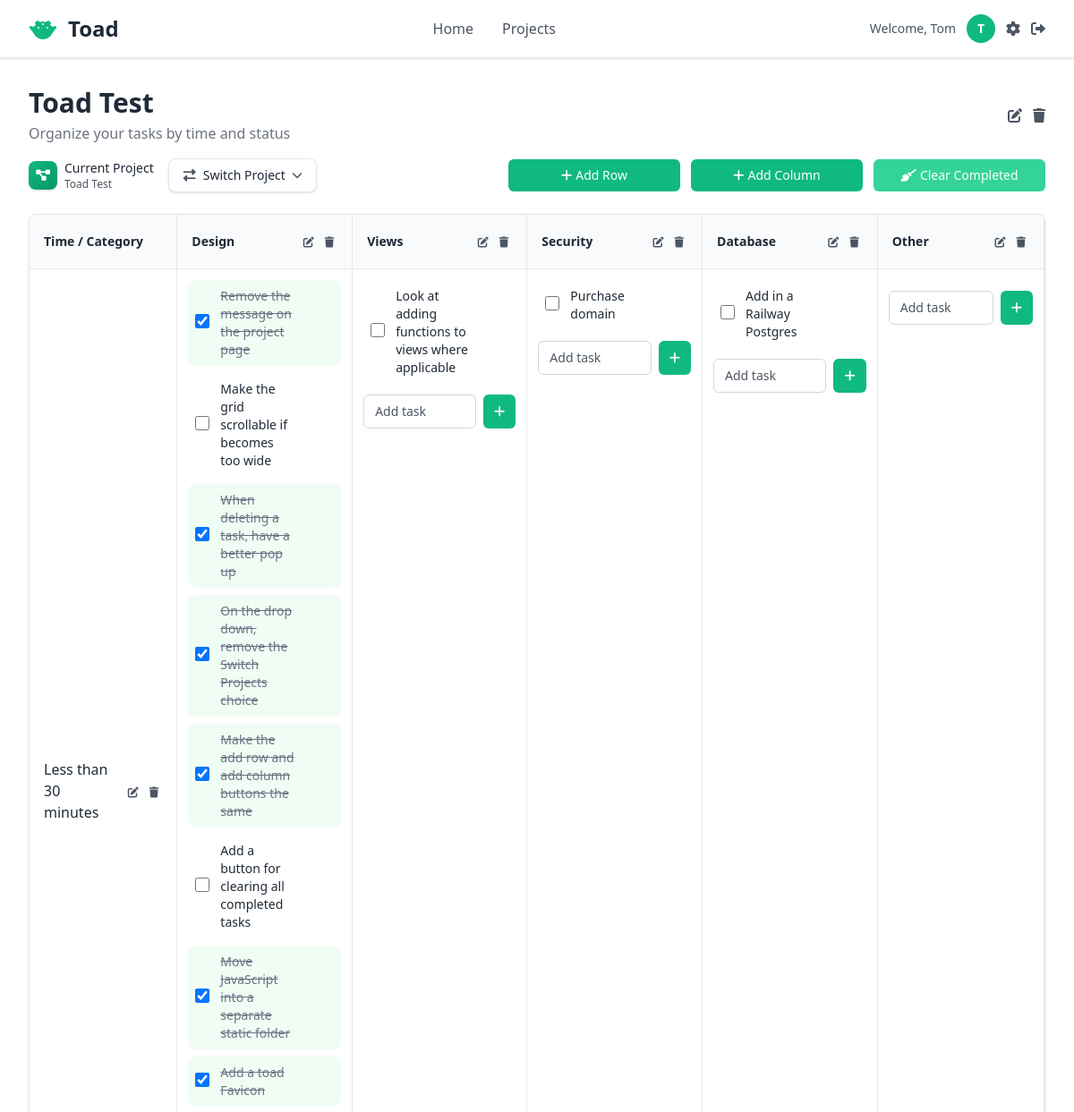
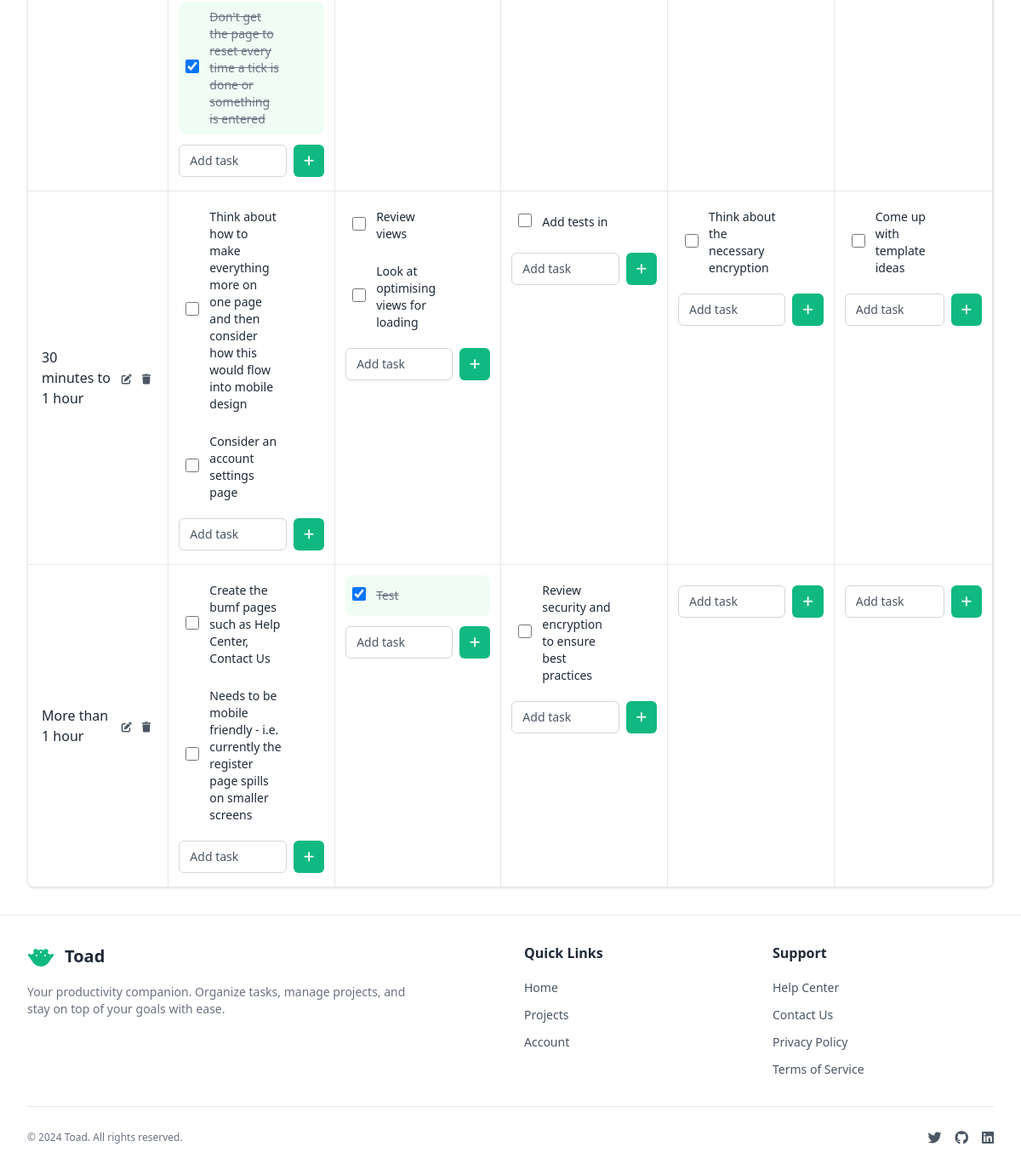
The page /projects/1/ (signed in) on the database as committed earlier (2 pictures, top to bottom).
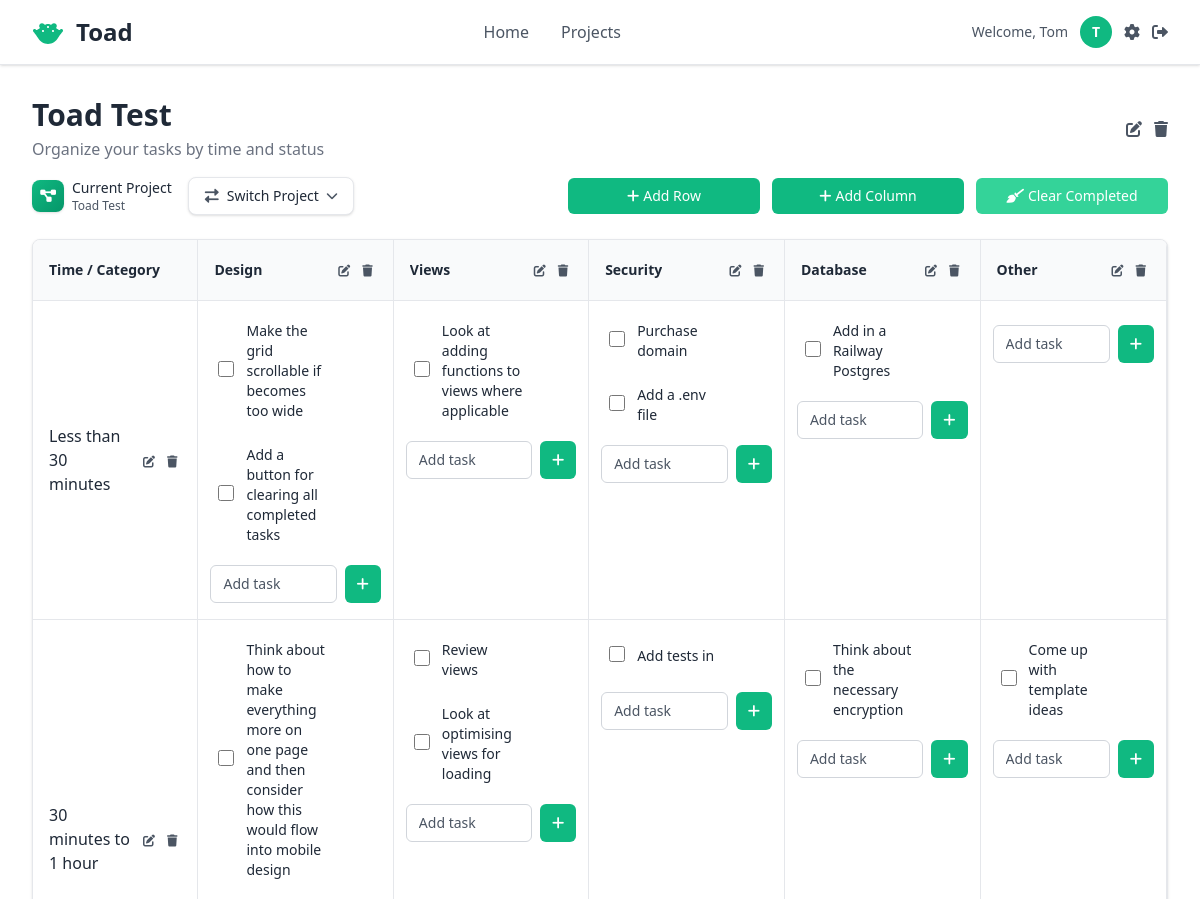
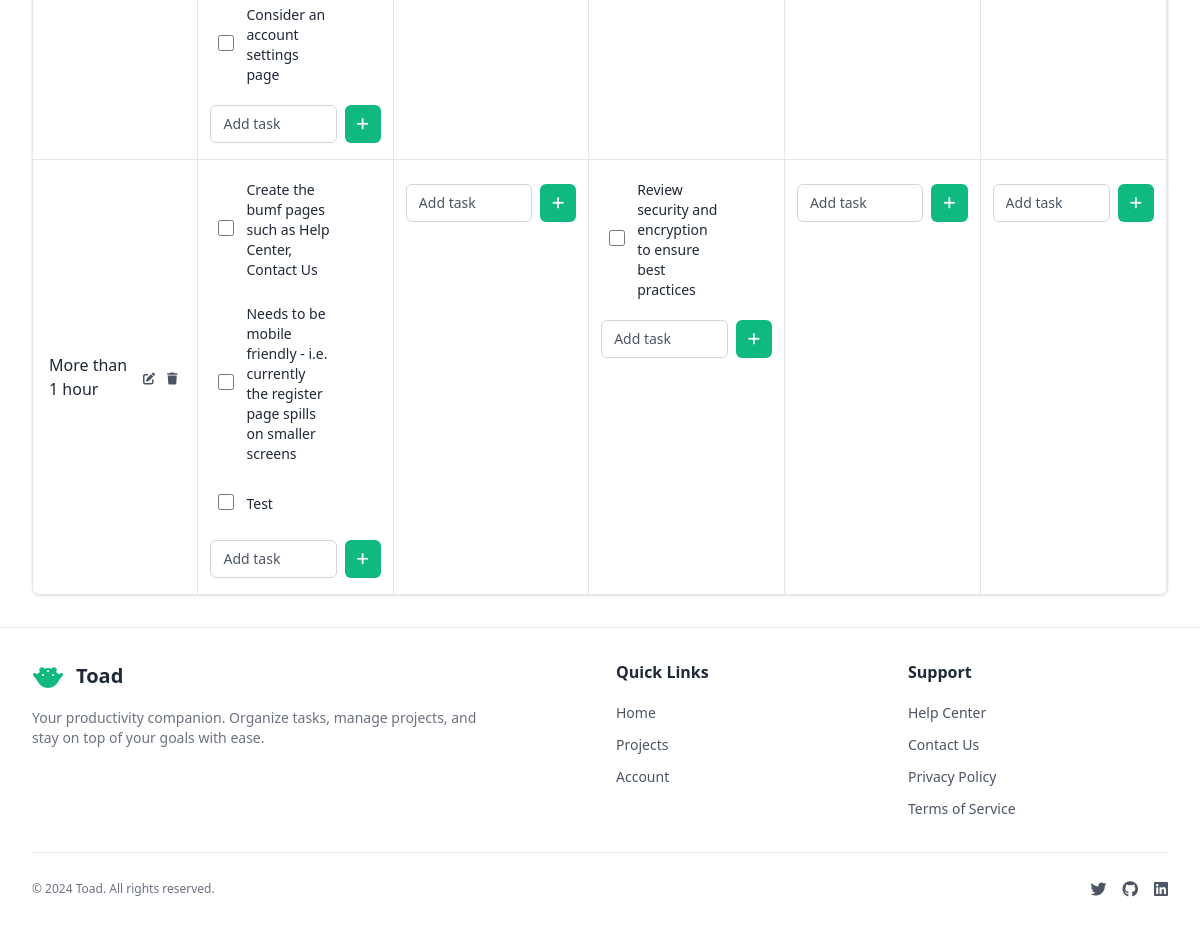
The same page on the database as committed later (2 pictures, top to bottom).
### pages/models.py (models this page shows, shortened)
class ColumnHeader(models.Model):
    project = models.ForeignKey(Project, on_delete=models.CASCADE, related_name='column_headers')
    name = models.CharField(max_length=100)
    is_category_column = models.BooleanField(default=False) # To identify the first "Time / Category" like column
    order = models.PositiveIntegerField(default=0) # For maintaining column order
    created_at = models.DateTimeField(auto_now_add=True)
    updated_at = models.DateTimeField(auto_now=True)
    class Meta:
        ordering = ['order', 'created_at']

class RowHeader(models.Model):
    project = models.ForeignKey(Project, on_delete=models.CASCADE, related_name='row_headers')
    name = models.CharField(max_length=100)
    order = models.PositiveIntegerField(default=0) # For maintaining row order
    created_at = models.DateTimeField(auto_now_add=True)
    updated_at = models.DateTimeField(auto_now=True)
    class Meta:
        ordering = ['order', 'created_at']

class Task(models.Model):
    project = models.ForeignKey(Project, on_delete=models.CASCADE, related_name='tasks')
    row_header = models.ForeignKey(RowHeader, on_delete=models.CASCADE, related_name='tasks')
    column_header = models.ForeignKey(ColumnHeader, on_delete=models.CASCADE, related_name='tasks')
    text = models.TextField(blank=False, null=False, help_text='Enter the task description')
    completed = models.BooleanField(default=False)
    created_at = models.DateTimeField(auto_now_add=True)
    updated_at = models.DateTimeField(auto_now=True)
    class Meta:
        ordering = ['created_at']

### pages/views.py (the view)
# urls.py: path('projects/<int:pk>/', views.project_grid_view, name='project_grid'),
@login_required
def project_grid_view(request, pk):
    project = get_object_or_404(Project, pk=pk, user=request.user)
    row_headers = project.row_headers.all().order_by('order')
    column_headers = list(project.column_headers.filter(is_category_column=True)) + \
                     list(project.column_headers.filter(is_category_column=False).order_by('order'))
    tasks_by_cell = {}
    all_tasks = project.tasks.all().select_related('row_header', 'column_header')
    for task in all_tasks:
        cell_key = f"{task.row_header_id}_{task.column_header_id}"
        if cell_key not in tasks_by_cell:
            tasks_by_cell[cell_key] = []
        tasks_by_cell[cell_key].append(task)
    row_form = RowHeaderForm()
    column_form = ColumnHeaderForm()
    context = {
        'project': project,
        'row_headers': row_headers,
        'column_headers': column_headers,
        'tasks_by_cell': tasks_by_cell,
        'projects': Project.objects.filter(user=request.user),
        'quick_task_form': QuickTaskForm(),
        'row_form': row_form,
        'column_form': column_form,
    }
    return render(request, 'pages/grid/project_grid.html', context)

### pages/forms.py
class QuickTaskForm(forms.ModelForm):
    class Meta:
        model = Task
        fields = ['text']
        widgets = {
            'text': forms.TextInput(attrs={
                'class': 'w-full px-3 py-2 border border-[var(--inline-input-border)] rounded-md text-sm placeholder-[var(--text-secondary)] focus:outline-none focus:ring-1 focus:ring-[var(--primary-action-bg)] focus:border-[var(--primary-action-bg)] text-[var(--text-primary)]',
                'placeholder': 'Add task',
                'required': True,
                'name': 'text',
            }),
        }
    def __init__(self, *args, **kwargs):
        super().__init__(*args, **kwargs)
        self.fields['text'].required = True
        self.fields['text'].strip = True

### accounts/models.py (called while the page is built)
    def get_short_name(self):
        return self.first_name

### pages/templatetags/custom_filters.py (called while the page is built)
@register.filter
def get_item(dictionary, key):
    if dictionary is None:
        return []
    result = dictionary.get(key, [])
    return result if result is not None else []

@register.filter
def cell_key(row_pk, col_pk):
    return f"{row_pk}_{col_pk}"

### pages/templates/pages/grid/project_grid.html (shortened to what the changed rows need)
{% extends "pages/layout.html" %}
{% load custom_filters %}
{% load static %}
{% block content %}
<div class="mb-6">
    <div class="flex items-center justify-between mb-4">
        <div>
            <h1 class="text-3xl font-bold text-[var(--title-text)]">{{ project.name }}</h1>
        </div>
    </div>
</div>
<div class="bg-[var(--container-bg)] rounded-lg shadow-sm border border-[var(--border-color)] overflow-hidden">
    <div class="overflow-x-auto">
        <table class="w-full border-collapse min-w-[800px]">
            <colgroup>
            </colgroup>
            <thead>
                <tr>
                    {% for col_header in column_headers %}
                    <th class="p-4 border-b border-r border-[var(--border-color)] text-left text-sm font-semibold whitespace-nowrap bg-[var(--grid-header-bg)] w-64 {% if col_header.is_category_column %}sticky left-0 z-20{% endif %}">
                        <div class="flex items-center justify-between">
                            <span class="text-[var(--title-text)] truncate">{{ col_header.name }}</span>
                            {% if not col_header.is_category_column %}
                                <div class="flex space-x-1 ml-2">
                                    <button type="button"
                                            class="p-1 rounded hover:bg-[var(--container-bg)] transition-colors"
                                            title="Edit column"
                                            hx-get="{% url 'pages:column_edit' project_pk=project.pk col_pk=col_header.pk %}"
                                            hx-target="#modal-content"
                                            hx-trigger="click"
                                            _="on click trigger openModal">
                                        <i class="fas fa-edit text-xs text-[var(--text-secondary)] hover:text-[var(--primary-action-bg)]"></i>
                                    </button>
                                    <button type="button"
                                            class="p-1 rounded hover:bg-[var(--container-bg)] transition-colors"
                                            title="Delete column"
                                            hx-get="{% url 'pages:column_delete' project_pk=project.pk col_pk=col_header.pk %}"
                                            hx-target="#modal-content"
                                            hx-trigger="click"
                                            _="on click trigger openModal">
                                        <i class="fas fa-trash text-xs text-[var(--text-secondary)] hover:text-[var(--delete-button-bg)]"></i>
                                    </button>
                                </div>
                            {% endif %}
                        </div>
                    </th>
                    {% endfor %}
                </tr>
            </thead>
            <tbody>
                {% for row_h in row_headers %}
                <tr class="{% if not forloop.last %}border-b border-[var(--border-color)]{% endif %}">
                    <td class="p-4 border-r border-[var(--border-color)] font-medium text-[var(--text-primary)] sticky left-0 z-10 bg-[var(--container-bg)] w-64">
                        <div class="flex items-center justify-between">
                            <span>{{ row_h.name }}</span>
                            <div class="flex space-x-1 ml-2">
                                <button type="button"
                                        class="p-1 rounded hover:bg-[var(--grid-header-bg)] transition-colors"
                                        title="Edit row"
                                        hx-get="{% url 'pages:row_edit' project_pk=project.pk row_pk=row_h.pk %}"
                                        hx-target="#modal-content"
                                        hx-trigger="click"
                                        _="on click trigger openModal">
                                    <i class="fas fa-edit text-xs text-[var(--text-secondary)] hover:text-[var(--primary-action-bg)]"></i>
                                </button>
                                <button type="button"
                                        class="p-1 rounded hover:bg-[var(--grid-header-bg)] transition-colors"
                                        title="Delete row"
                                        hx-get="{% url 'pages:row_delete' project_pk=project.pk row_pk=row_h.pk %}"
                                        hx-target="#modal-content"
                                        hx-trigger="click"
                                        _="on click trigger openModal">
                                    <i class="fas fa-trash text-xs text-[var(--text-secondary)] hover:text-[var(--delete-button-bg)]"></i>
                                </button>
                            </div>
                        </div>
                    </td>
                    {% for col_h in column_headers %}
                        {% if not col_h.is_category_column %}
                        <td class="p-3 border-r border-[var(--border-color)] align-top w-64">
                            <div class="space-y-2 mb-3 w-full" data-row="{{ row_h.pk }}" data-col="{{ col_h.pk }}" id="tasks-{{ row_h.pk }}-{{ col_h.pk }}">
                                {% with cell_key=row_h.pk|cell_key:col_h.pk %}
                                    {% for task in tasks_by_cell|get_item:cell_key %}
                                        {% include 'pages/grid/actions_in_page/task_item.html' with task=task %}
                                    {% endfor %}
                                {% endwith %}
                            </div>
                            <form method="post"
                                  action="{% url 'pages:task_create' project_pk=project.pk row_pk=row_h.pk col_pk=col_h.pk %}"
                                  class="task-form"
                                  hx-post="{% url 'pages:task_create' project_pk=project.pk row_pk=row_h.pk col_pk=col_h.pk %}"
                                  hx-swap="beforeend"
                                  hx-target="#tasks-{{ row_h.pk }}-{{ col_h.pk }}"
                                  _="on htmx:afterRequest(detail)
                                     if detail.successful
                                       set input to closest <form/> querySelector('input[name=text]')
                                       set input.value to ''
                                       call input.focus()
                                       remove .opacity-50 from closest <form/>
                                     end
                                     on htmx:beforeRequest
                                       add .opacity-50 to closest <form/>
                                     on htmx:afterRequest(detail)
                                       if detail.successful
                                         set errorDiv to closest <form/> querySelector('.error-message')
                                         set errorDiv.innerHTML to ''
                                       else
                                         set errorDiv to closest <form/> querySelector('.error-message')
                                         set errorDiv.innerHTML to detail.xhr.response
                                       end
                                       remove .opacity-50 from closest <form/>">
                                <div class="flex space-x-2 relative">
                                    {{ quick_task_form.text }}
                                    <button type="submit" class="px-3 py-2 bg-[var(--primary-action-bg)] text-[var(--primary-action-text)] rounded-md text-sm hover:bg-[var(--primary-action-hover-bg)] transition-colors relative">
                                        <i class="fas fa-plus"></i>
                                    </button>
                                </div>
                            </form>
                        </td>
                        {% endif %}
                    {% endfor %}
                </tr>
                {% endfor %}
            </tbody>
        </table>
    </div>
</div>
{% endblock %}

### pages/templates/pages/grid/actions_in_page/task_item.html (shortened to what this page needs)
{% load static %}
<div class="group flex items-center justify-between w-full p-2 rounded-lg hover:bg-[var(--grid-header-bg)] transition-all duration-200 {% if task.completed %}bg-green-50{% endif %}"
     data-task-id="{{ task.id }}"
     id="task-{{ task.id }}">
    <div class="flex items-center space-x-3 min-w-0 flex-1">
        <form method="POST"
              action="{% url 'pages:task_toggle_complete' task.pk %}"
              class="flex-shrink-0"
              hx-post="{% url 'pages:task_toggle_complete' task.pk %}"
              hx-swap="none"
              hx-trigger="change"
              _="on htmx:afterRequest(detail)
                 if detail.successful
                   set response to JSON.parse(detail.xhr.response)
                   if response.completed
                     add .bg-green-50 to #task-{{ task.id }}
                     add .line-through to #task-text-{{ task.id }}
                     add .text-gray-500 to #task-text-{{ task.id }}
                   else
                     remove .bg-green-50 from #task-{{ task.id }}
                     remove .line-through from #task-text-{{ task.id }}
                     remove .text-gray-500 from #task-text-{{ task.id }}
                   end
                 end">
            <input type="checkbox"
                   name="completed"
                   {% if task.completed %}checked{% endif %}
                   class="w-4 h-4 rounded border-gray-300 text-[var(--primary-action-bg)] focus:ring-[var(--primary-action-bg)] cursor-pointer">
        </form>
        <p id="task-text-{{ task.id }}" class="text-sm text-[var(--text-primary)] {% if task.completed %}line-through text-gray-500{% endif %}">{{ task.text }}</p>
    </div>
</div>

Rows that differ between the two databases and show on the page:
removed Task: completed "☑", text "Remove the message on the project page", shown under ColumnHeader "Design"
removed Task: completed "☑", text "When deleting a task, have a better pop up", shown under ColumnHeader "Design"
removed Task: completed "☑", text "On the drop down, remove the Switch Projects choice", shown under ColumnHeader "Design"
removed Task: completed "☑", text "Make the add row and add column buttons the same", shown under ColumnHeader "Design"
removed Task: completed "☑", text "Move JavaScript into a separate static folder", shown under ColumnHeader "Design"
removed Task: completed "☑", text "Add a toad Favicon", shown under ColumnHeader "Design"
removed Task: completed "☑", text "Don't get the page to reset every time a tick is done or something is entered", shown under ColumnHeader "Design"
removed Task: completed "☑", text "Test", shown under ColumnHeader "Views"
added Task: text "Add a .env file", shown under ColumnHeader "Security"
added Task: text "Test", shown under ColumnHeader "Design"
